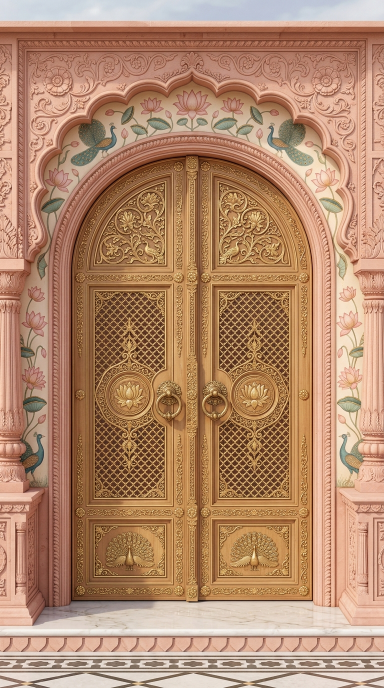
#> input picture assets/generated/royal_palace_master.jpg, 768 x 1376 px, found by its file name (shown at 1/2 size)
$ python gen_portal.py
#> lines starting #> are read from the running program, lines starting #| are printed output that depends on the picture
"""Cut the royal palace doors out of royal_palace_master.jpg into a real portal.

Generates:
  portal_facade.png      the facade with the arched doorway smoothly punched out (alpha 0)
  portal_leaf_left.png   the left half of the carved golden sandalwood door, alpha-cut to the arch
  portal_leaf_right.png  the right half, with 1px overlap at center to eliminate seams

Run from the repo root:  python scripts/gen_portal.py

The site actually ships portal_facade.webp / portal_leaf_left.webp /
portal_leaf_right.webp, not these PNGs - re-encoded at WEBP quality=90,
method=6 (2.1MB -> 172KB for the facade alone, no visible quality loss).
Re-run that conversion after regenerating here:

    from PIL import Image
    for name in ("portal_facade", "portal_leaf_left", "portal_leaf_right"):
        Image.open(f"assets/generated/{name}.png") \\
            .save(f"assets/generated/{name}.webp", "WEBP", quality=90, method=6)
"""

import os
from PIL import Image, ImageFilter
import numpy as np

SRC = "assets/generated/royal_palace_master.jpg"
OUT = "assets/generated"

# Doorway bounds in the 768x1376 plate
LEFT = 143
RIGHT = 624
BOTTOM = 1202
CX = 384
R = 241.0
CY = 551.0
APEX = 310

def arch_top(x):
    """y coordinate of the round arch at column x."""
    dx = abs(x - CX)
    if dx >= R:
        return CY
    return CY - np.sqrt(R * R - dx * dx)

def build():
    src = Image.open(SRC).convert("RGBA")
    w, h = src.size
#> w = 768; h = 1376

    # Create smooth anti-aliased door aperture mask
    mask_arr = np.zeros((h, w), dtype=np.uint8)
    for x in range(LEFT, RIGHT):
        y_top = int(round(arch_top(x)))
        mask_arr[y_top:BOTTOM, x] = 255

    mask = Image.fromarray(mask_arr, "L").filter(ImageFilter.GaussianBlur(0.6))
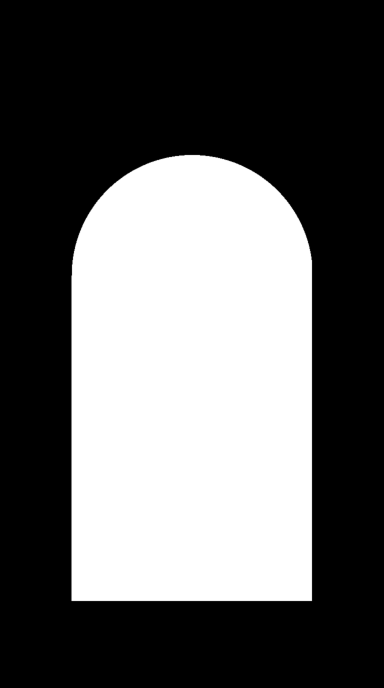
#> mask: PIL image 768x1376 L (shown at 1/2 size); min 0, max 255, mean 97.6

    # 1. Facade: plate with the doorway punched out
    facade = src.copy()
    facade.putalpha(Image.eval(mask, lambda v: 255 - v))
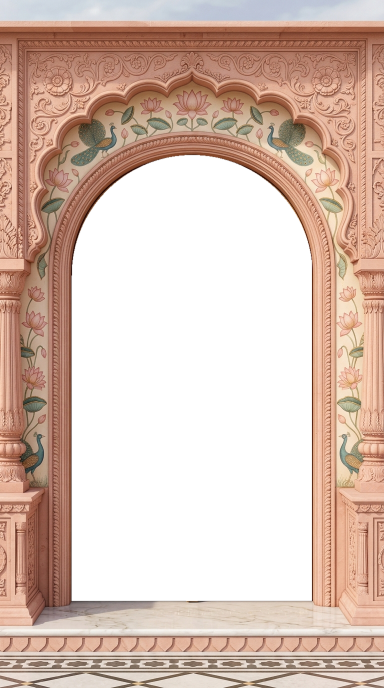
#> facade: PIL image 768x1376 RGBA (shown at 1/2 size); mean R, G, B, A 179.3, 137.6, 108.7, 157.4; transparent parts drawn white
    facade.save(os.path.join(OUT, "portal_facade.png"))
    print("Saved portal_facade.png:", facade.size)
#| Saved portal_facade.png: (768, 1376)

    # 2. Door leaves
    door = src.copy()
    door.putalpha(mask)
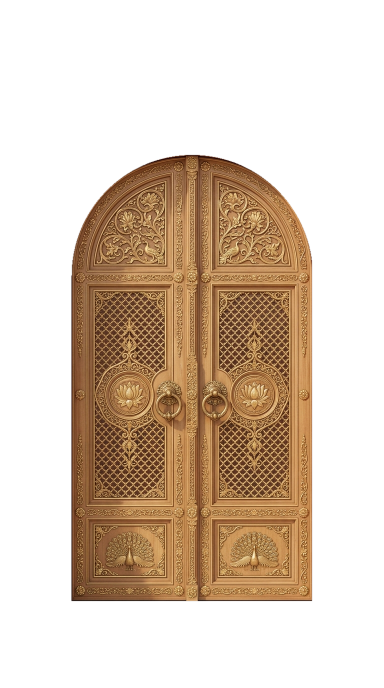
#> door: PIL image 768x1376 RGBA (shown at 1/2 size); mean R, G, B, A 179.3, 137.6, 108.7, 97.6; transparent parts drawn white

    # Left leaf: LEFT to CX + 1
    leaf_l = door.crop((LEFT, APEX, CX + 1, BOTTOM))
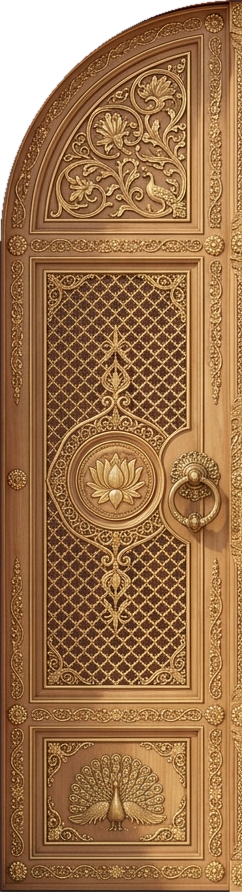
#> leaf_l: PIL image 242x892 RGBA; mean R, G, B, A 152.8, 108.5, 68.2, 240; transparent parts drawn white
    leaf_l.save(os.path.join(OUT, "portal_leaf_left.png"))
    print("Saved portal_leaf_left.png:", leaf_l.size)
#| Saved portal_leaf_left.png: (242, 892)

    # Right leaf: CX - 1 to RIGHT
    leaf_r = door.crop((CX - 1, APEX, RIGHT, BOTTOM))
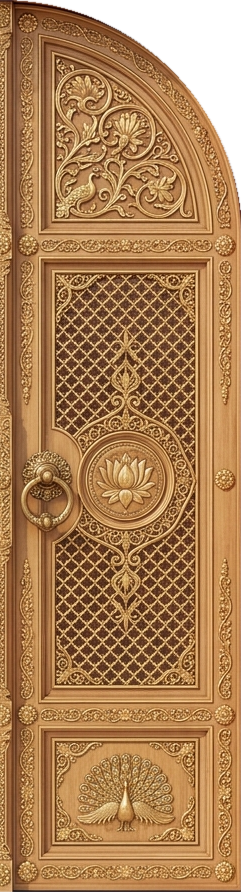
#> leaf_r: PIL image 241x892 RGBA; mean R, G, B, A 168.8, 121.9, 76.4, 240.4; transparent parts drawn white
    leaf_r.save(os.path.join(OUT, "portal_leaf_right.png"))
    print("Saved portal_leaf_right.png:", leaf_r.size)
#| Saved portal_leaf_right.png: (241, 892)

    # Print geometry percentages for styles.css
    door_w = RIGHT - LEFT
    door_h = BOTTOM - APEX
    cx_pct = 100.0 * CX / w
#> cx_pct = 50
    cy_pct = 100.0 * ((APEX + BOTTOM) / 2.0) / h
#> cy_pct = 54.94
    print("plate %dx%d" % (w, h))
#| plate 768x1376
    print("doorway left=%.3f%% top=%.3f%% width=%.3f%% height=%.3f%%" % (
        100.0 * LEFT / w, 100.0 * APEX / h,
        100.0 * door_w / w, 100.0 * door_h / h))
#| doorway left=18.620% top=22.529% width=62.630% height=64.826%
    print("center x=%.3f%% y=%.3f%%" % (cx_pct, cy_pct))
#| center x=50.000% y=54.942%

if __name__ == "__main__":
    build()

$ run again, with assets/generated/door_courtyard.jpg copied over assets/generated/royal_palace_master.jpg
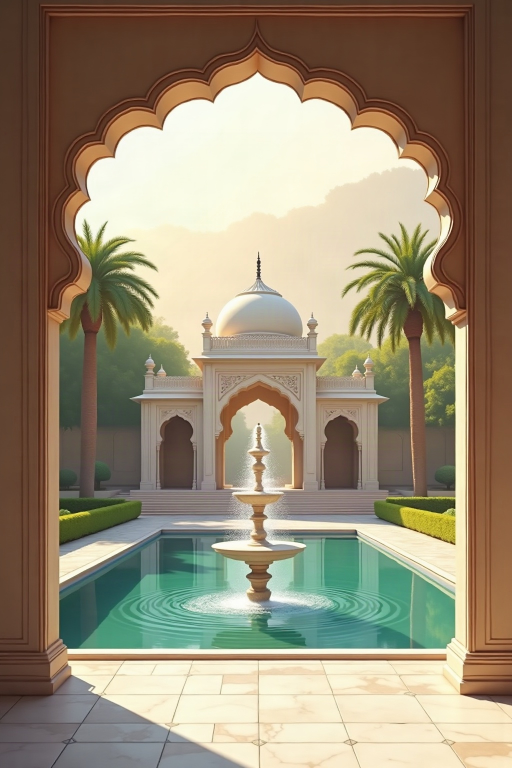
#> input picture assets/generated/door_courtyard.jpg, 1024 x 1536 px, found by its file name (shown at 1/2 size)
#| Saved portal_facade.png: (1024, 1536)
#> in build, `leaf_l = door.crop((LEFT, APEX, CX + 1, BOTTOM))`:
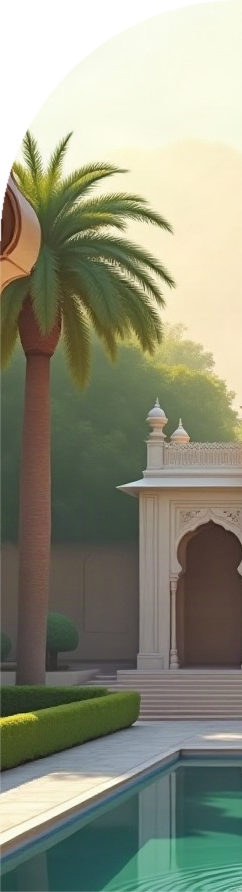
#> leaf_l: PIL image 242x892 RGBA; mean R, G, B, A 140.5, 141.8, 121.1, 240; transparent parts drawn white
#| Saved portal_leaf_left.png: (242, 892)
#> in build, `leaf_r = door.crop((CX - 1, APEX, RIGHT, BOTTOM))`:
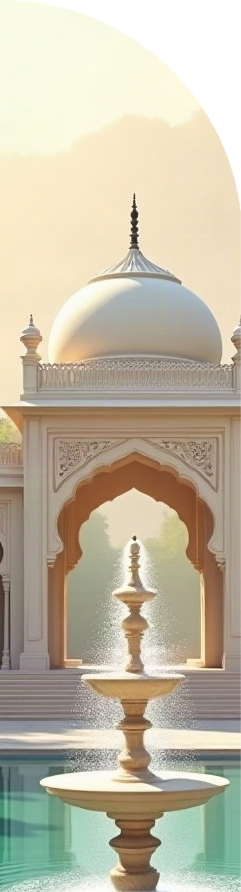
#> leaf_r: PIL image 241x892 RGBA; mean R, G, B, A 192.9, 184.9, 162.8, 240.4; transparent parts drawn white
#| Saved portal_leaf_right.png: (241, 892)
#| plate 1024x1536
#| doorway left=13.965% top=20.182% width=46.973% height=58.073%
#| center x=37.500% y=49.219%

$ run again, with assets/generated/intro3_plate.jpg copied over assets/generated/royal_palace_master.jpg
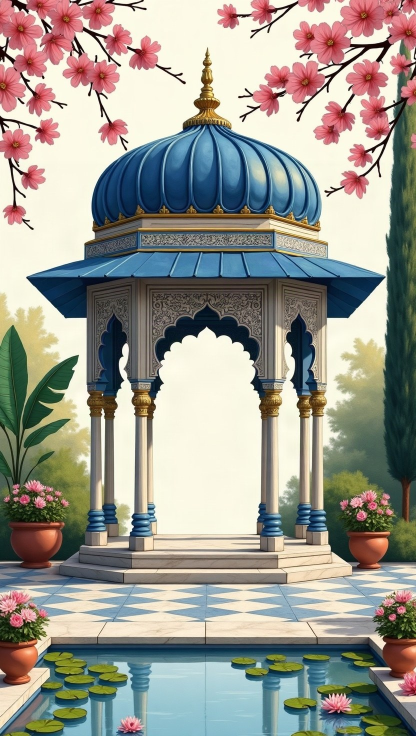
#> input picture assets/generated/intro3_plate.jpg, 832 x 1472 px, found by its file name (shown at 1/2 size)
#| Saved portal_facade.png: (832, 1472)
#> in build, `leaf_l = door.crop((LEFT, APEX, CX + 1, BOTTOM))`:
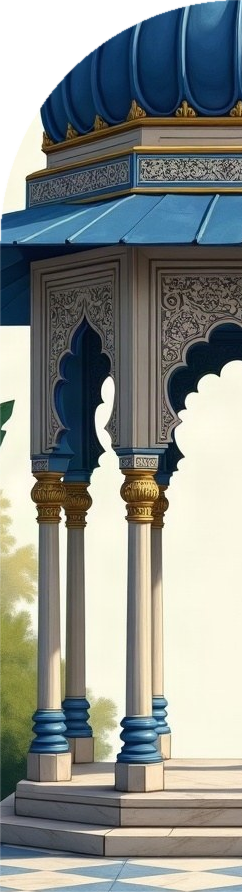
#> leaf_l: PIL image 242x892 RGBA; mean R, G, B, A 133.6, 139.2, 135, 240; transparent parts drawn white
#| Saved portal_leaf_left.png: (242, 892)
#> in build, `leaf_r = door.crop((CX - 1, APEX, RIGHT, BOTTOM))`:
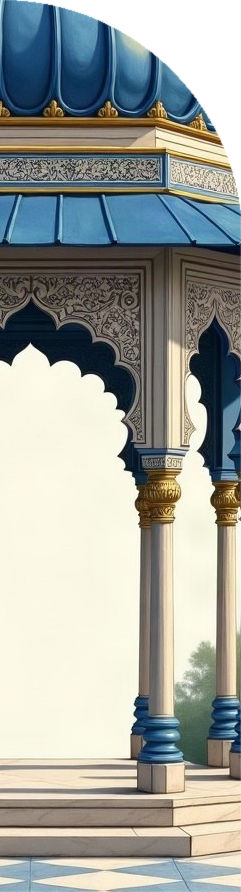
#> leaf_r: PIL image 241x892 RGBA; mean R, G, B, A 152.6, 157.8, 151.9, 240.4; transparent parts drawn white
#| Saved portal_leaf_right.png: (241, 892)
#| plate 832x1472
#| doorway left=17.188% top=21.060% width=57.812% height=60.598%
#| center x=46.154% y=51.359%
